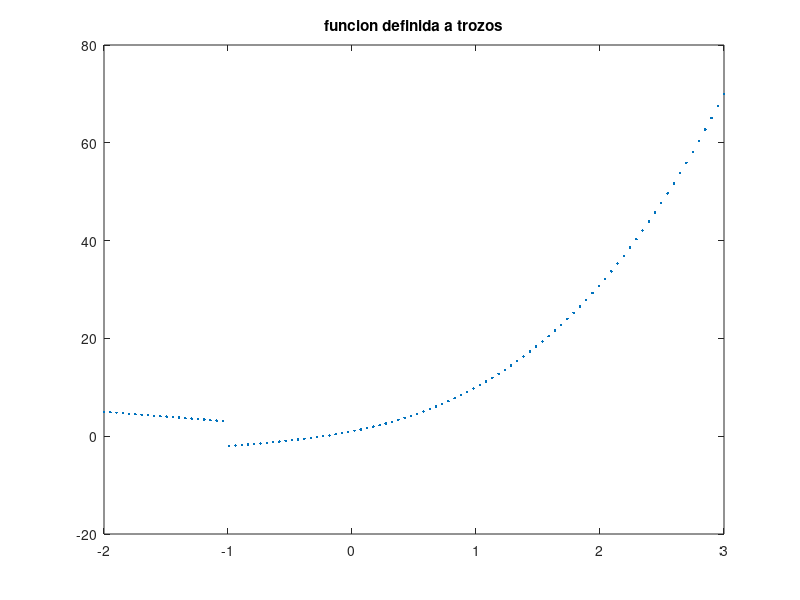

Recreate this plot in MATLAB.
x = linspace(-2, 3, 100);
y = (1 - 2*x).*(x <= -1) + ((x + 1).^3 + 2*x).*(x > -1);
plot(x, y, '.');
title('funcion definida a trozos')